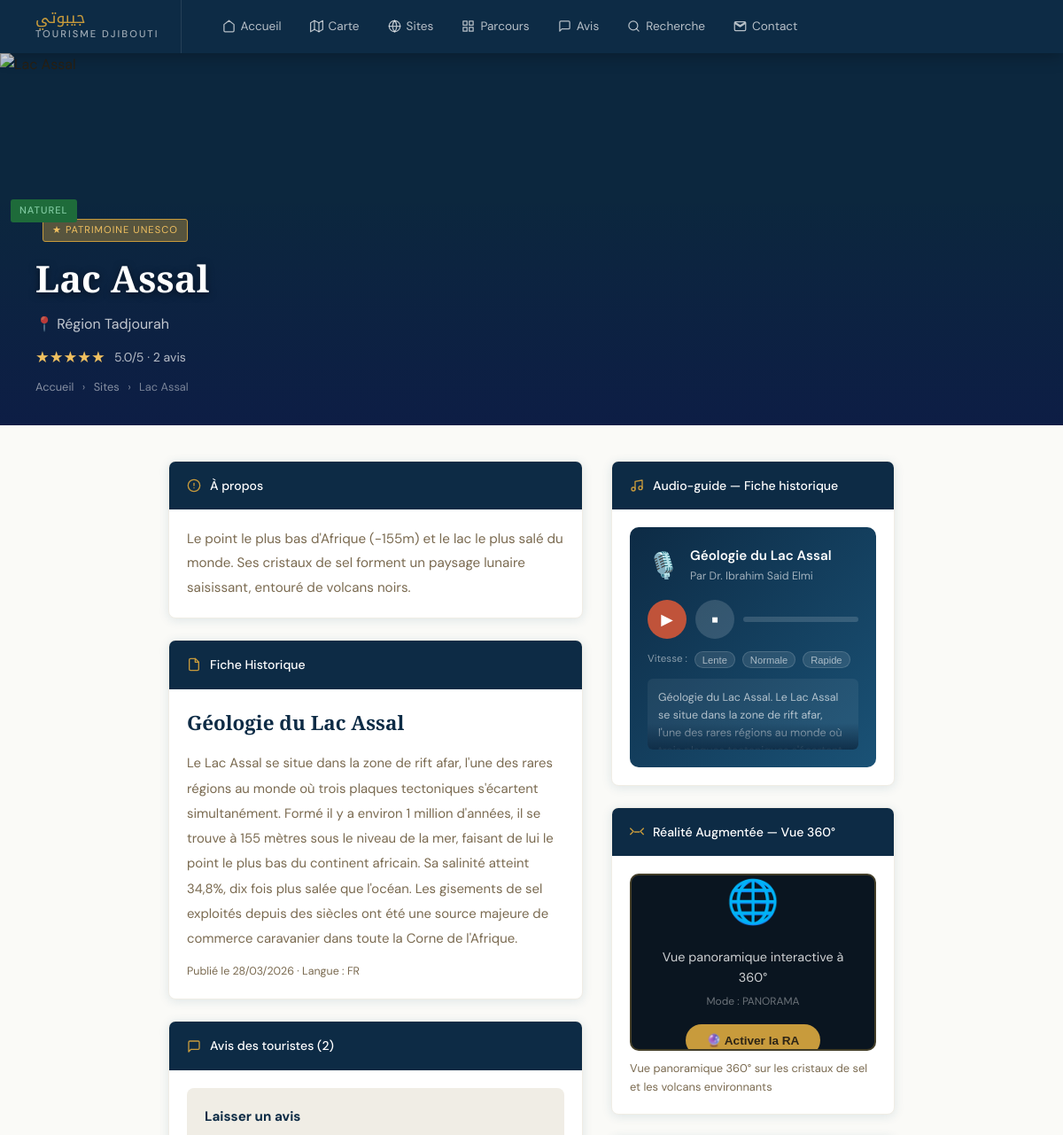
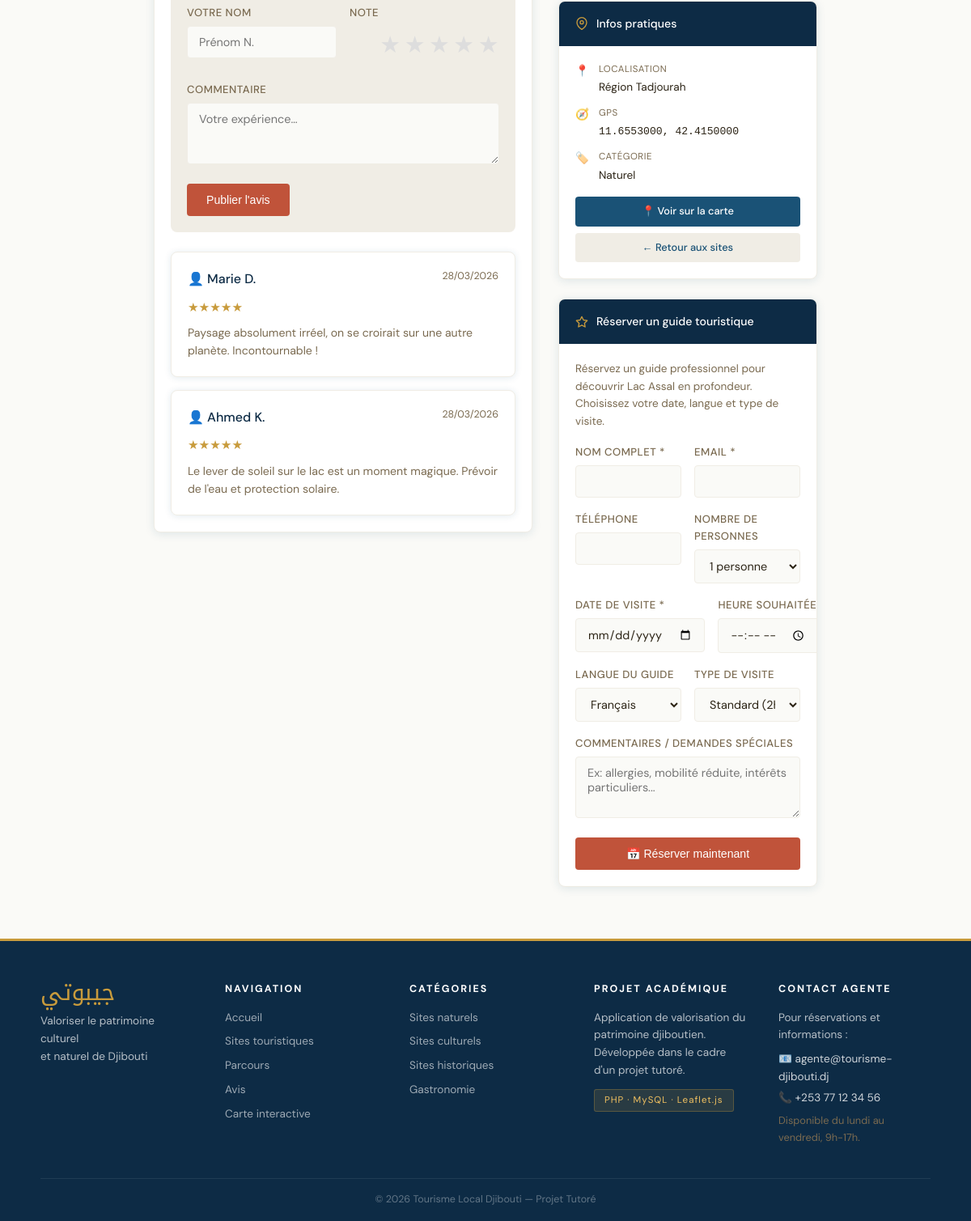
Screenshot of /site_detail.php?id=1 with the database file from the repository (2 pictures, top to bottom).
### tables this page shows
CREATE TABLE sites (
    id INT AUTO_INCREMENT PRIMARY KEY,
    nom VARCHAR(150) NOT NULL,
    description TEXT,
    categorie ENUM('naturel','culturel','historique','gastronomique') NOT NULL,
    latitude DECIMAL(10,7),
    longitude DECIMAL(10,7),
    adresse VARCHAR(200),
    photo VARCHAR(255),
    patrimoine BOOLEAN DEFAULT FALSE,
    actif BOOLEAN DEFAULT TRUE,
    date_creation TIMESTAMP DEFAULT CURRENT_TIMESTAMP
);

CREATE TABLE fiches_historiques (
    id INT AUTO_INCREMENT PRIMARY KEY,
    site_id INT NOT NULL,
    titre VARCHAR(200),
    contenu TEXT,
    langue ENUM('fr','ar','en','so') DEFAULT 'fr',
    date_creation TIMESTAMP DEFAULT CURRENT_TIMESTAMP,
    FOREIGN KEY (site_id) REFERENCES sites(id) ON DELETE CASCADE
);

CREATE TABLE avis (
    id INT AUTO_INCREMENT PRIMARY KEY,
    touriste_id INT,
    site_id INT NOT NULL,
    nom_visiteur VARCHAR(100),
    note TINYINT NOT NULL CHECK (note BETWEEN 1 AND 5),
    commentaire TEXT,
    date_avis TIMESTAMP DEFAULT CURRENT_TIMESTAMP,
    valide BOOLEAN DEFAULT TRUE,
    FOREIGN KEY (touriste_id) REFERENCES touristes(id) ON DELETE SET NULL,
    FOREIGN KEY (site_id) REFERENCES sites(id) ON DELETE CASCADE
);

CREATE TABLE audio_guides (
    id INT AUTO_INCREMENT PRIMARY KEY,
    site_id INT NOT NULL,
    titre VARCHAR(200),
    fichier_url VARCHAR(255),
    duree_sec INT,
    langue ENUM('fr','ar','en','so') DEFAULT 'fr',
    auteur VARCHAR(150),
    FOREIGN KEY (site_id) REFERENCES sites(id) ON DELETE CASCADE
);

CREATE TABLE realite_augmentee (
    id INT AUTO_INCREMENT PRIMARY KEY,
    site_id INT NOT NULL,
    type_overlay ENUM('reconstitution','annotation','faune','panorama') NOT NULL,
    description TEXT,
    modele_url VARCHAR(255),
    actif BOOLEAN DEFAULT TRUE,
    FOREIGN KEY (site_id) REFERENCES sites(id) ON DELETE CASCADE
);

### site_detail.php (the view, shortened to what the rows shown need)
<?php
require_once 'config/db.php';
$id = isset($_GET['id']) ? (int)$_GET['id'] : 0;
$stmt = $pdo->prepare("SELECT * FROM sites WHERE id = ? AND actif = 1");
$stmt->execute([$id]);
$site = $stmt->fetch();
$stmt = $pdo->prepare("SELECT * FROM fiches_historiques WHERE site_id = ? AND langue='fr' LIMIT 1");
$stmt->execute([$id]);
$fiche = $stmt->fetch();
$stmt = $pdo->prepare("SELECT * FROM audio_guides WHERE site_id = ? AND langue='fr' LIMIT 1");
$stmt->execute([$id]);
$audio = $stmt->fetch();
$stmt = $pdo->prepare("SELECT * FROM realite_augmentee WHERE site_id = ? AND actif=1 LIMIT 1");
$stmt->execute([$id]);
$ra = $stmt->fetch();
$stmt = $pdo->prepare("SELECT * FROM avis WHERE site_id = ? AND valide = 1 ORDER BY date_avis DESC");
$stmt->execute([$id]);
$avis_list = $stmt->fetchAll();
$stmt = $pdo->prepare("SELECT ROUND(AVG(note),1) AS moy, COUNT(*) AS nb FROM avis WHERE site_id=? AND valide=1");
$stmt->execute([$id]);
$note_info = $stmt->fetch();
$texte_tts = $fiche
    ? $fiche['titre'] . '. ' . $fiche['contenu']
    : ($site['nom'] . '. ' . $site['description']);
$ra_configs = [
    'panorama'       => ['icon'=>'🌐', 'label'=>'Vue 360°',          'color'=>'#1E6B3A', 'desc'=>'Vue panoramique interactive à 360°'],
    'reconstitution' => ['icon'=>'🏛️', 'label'=>'Reconstitution',    'color'=>'#8B5000', 'desc'=>'Reconstitution historique animée'],
    'faune'          => ['icon'=>'🦅', 'label'=>'Faune locale',       'color'=>'#2C5F2E', 'desc'=>'Identification de la faune endémique'],
    'annotation'     => ['icon'=>'📍', 'label'=>'Annotations',        'color'=>'#4A2060', 'desc'=>'Points d\'intérêt annotés'],
];
$ra_cfg = $ra ? ($ra_configs[$ra['type_overlay']] ?? $ra_configs['annotation']) : null;
include 'includes/header.php';
?>
<div class="site-image-wrap">
    <div class="site-image-caption">
        <div style="margin-bottom:8px;">
            <span class="card-badge badge-<?= $site['categorie'] ?>"><?= ucfirst($site['categorie']) ?></span>
            <?php if ($site['patrimoine']): ?>
            <span style="display:inline-block;margin-left:8px;background:rgba(200,155,60,0.4);border:1px solid var(--or);color:#F0C060;padding:3px 10px;border-radius:3px;font-size:0.7rem;letter-spacing:1px;">★ PATRIMOINE UNESCO</span>
            <?php endif; ?>
        </div>
        <h1 style="font-family:'Cormorant Garamond',serif;font-size:2.6rem;font-weight:600;text-shadow:0 2px 8px rgba(0,0,0,0.5);">
            <?= htmlspecialchars($site['nom']) ?>
        </h1>
        <?php if ($site['adresse']): ?>
        <p style="color:rgba(255,255,255,0.75);margin-top:6px;">📍 <?= htmlspecialchars($site['adresse']) ?></p>
        <?php endif; ?>
        <?php if ($note_info['nb'] > 0): ?>
        <div style="margin-top:10px;display:flex;align-items:center;gap:10px;">
            <span style="color:#F0C060;font-size:1.1rem;"><?= str_repeat('★', round($note_info['moy'])) ?><?= str_repeat('☆', 5-round($note_info['moy'])) ?></span>
            <span style="color:rgba(255,255,255,0.7);font-size:0.88rem;"><?= $note_info['moy'] ?>/5 · <?= $note_info['nb'] ?> avis</span>
        </div>
        <?php endif; ?>
        <div style="margin-top:10px;font-size:0.8rem;color:rgba(255,255,255,0.45);">
            <a href="index.php" style="color:rgba(255,255,255,0.5);text-decoration:none;">Accueil</a>
            <span style="margin:0 6px;">›</span>
            <a href="sites.php" style="color:rgba(255,255,255,0.5);text-decoration:none;">Sites</a>
            <span style="margin:0 6px;">›</span>
            <?= htmlspecialchars($site['nom']) ?>
        </div>
    </div>
</div>
<div class="site-detail-grid">
    <div>
        <div class="detail-card">
            <div class="detail-card-body">
                <p style="line-height:1.8;color:var(--texte-dim);font-size:0.95rem;"><?= htmlspecialchars($site['description']) ?></p>
            </div>
        </div>
        <?php if ($fiche): ?>
        <div class="detail-card">
            <div class="detail-card-header">
                <svg viewBox="0 0 24 24"><path d="M14 2H6a2 2 0 00-2 2v16a2 2 0 002 2h12a2 2 0 002-2V8z"/><polyline points="14 2 14 8 20 8"/></svg>
                Fiche Historique
            </div>
            <div class="detail-card-body">
                <h3 style="font-family:'Cormorant Garamond',serif;font-size:1.4rem;color:var(--ocean-deep);margin-bottom:14px;">
                    <?= htmlspecialchars($fiche['titre']) ?>
                </h3>
                <p id="fiche-contenu" style="line-height:1.9;color:var(--texte-dim);font-size:0.93rem;">
                    <?= nl2br(htmlspecialchars($fiche['contenu'])) ?>
                </p>
                <div style="margin-top:14px;font-size:0.78rem;color:var(--texte-dim);">
                    Publié le <?= date('d/m/Y', strtotime($fiche['date_creation'])) ?> · Langue : <?= strtoupper($fiche['langue']) ?>
                </div>
            </div>
        </div>
        <?php endif; ?>
        <div class="detail-card">
            <div class="detail-card-body">
                <?php if (empty($avis_list)): ?>
                    <p style="color:var(--texte-dim);font-size:0.88rem;">Soyez le premier à donner votre avis !</p>
                <?php else: ?>
                <div class="avis-list">
                    <?php foreach ($avis_list as $a): ?>
                    <div class="avis-card">
                        <div class="avis-header">
                            <span class="avis-author">👤 <?= htmlspecialchars($a['nom_visiteur'] ?? 'Anonyme') ?></span>
                            <span class="avis-date"><?= date('d/m/Y', strtotime($a['date_avis'])) ?></span>
                        </div>
                        <div class="avis-stars"><?= str_repeat('★',$a['note']) ?><?= str_repeat('☆',5-$a['note']) ?></div>
                        <div class="avis-text"><?= nl2br(htmlspecialchars($a['commentaire'])) ?></div>
                    </div>
                    <?php endforeach; ?>
                </div>
                <?php endif; ?>
            </div>
        </div>
    </div>
    <div>
        <div class="detail-card">
            <div class="detail-card-body">
                <div class="tts-player" id="tts-player">
                    <div class="tts-header">
                        <div class="tts-icon">🎙️</div>
                        <div>
                            <div class="tts-title">
                                <?= $fiche ? htmlspecialchars($fiche['titre']) : htmlspecialchars($site['nom']) ?>
                            </div>
                            <div class="tts-subtitle">
                                <?= $audio ? 'Par '.htmlspecialchars($audio['auteur']) : 'Lecture automatique de la fiche' ?>
                            </div>
                        </div>
                    </div>
                    <div class="tts-controls">
                        <button class="tts-btn" id="tts-play-btn" onclick="ttsToggle()" title="Lire / Pause">▶</button>
                        <button class="tts-btn" onclick="ttsStop()" style="background:rgba(255,255,255,0.15);font-size:0.9rem;" title="Arrêter">⏹</button>
                        <div class="tts-progress-bar">
                        </div>
                    </div>
                    <div style="display:flex;gap:8px;margin-bottom:10px;flex-wrap:wrap;">
                        <span style="font-size:0.72rem;color:rgba(255,255,255,0.5);">Vitesse :</span>
                        <?php
                        $vitesses = [
                            ['val' => '0.8', 'label' => 'Lente'],
                            ['val' => '1.0', 'label' => 'Normale'],
                            ['val' => '1.3', 'label' => 'Rapide'],
                        ];
                        foreach ($vitesses as $vitesse): ?>
                        <button onclick="ttsSetRate(<?= $vitesse['val'] ?>)" class="tts-speed-btn"
                            style="padding:2px 8px;background:rgba(255,255,255,0.1);color:rgba(255,255,255,0.6);border:1px solid rgba(255,255,255,0.15);border-radius:10px;font-size:0.7rem;cursor:pointer;"
                            data-rate="<?= $vitesse['val'] ?>"><?= $vitesse['label'] ?></button>
                        <?php endforeach; ?>
                    </div>
                    <div class="tts-text-preview" id="tts-preview">
                        <?= htmlspecialchars(mb_strimwidth(strip_tags($texte_tts), 0, 200)) ?>…
                    </div>
                </div>
            </div>
        </div>
        <?php if ($ra && $ra_cfg): ?>
        <div class="detail-card">
            <div class="detail-card-header">
                <svg viewBox="0 0 24 24"><path d="M1 6l5 5-5 5M23 6l-5 5 5 5M8 12h8"/></svg>
                Réalité Augmentée — <?= $ra_cfg['label'] ?>
            </div>
            <div class="detail-card-body">
                <div class="ra-box" id="ra-box">
                    <div class="ra-idle" id="ra-idle">
                        <div class="ra-big-icon"><?= $ra_cfg['icon'] ?></div>
                        <div style="font-size:0.9rem;color:rgba(255,255,255,0.8);margin-bottom:6px;">
                            <?= htmlspecialchars($ra_cfg['desc']) ?>
                        </div>
                        <div style="font-size:0.75rem;color:rgba(255,255,255,0.4);">
                            Mode : <?= strtoupper($ra['type_overlay']) ?>
                        </div>
                        <button class="ra-btn-start" onclick="lancerRA()">
                            🔮 Activer la RA
                        </button>
                    </div>
                </div>
                <?php if ($ra['description']): ?>
                <p style="font-size:0.8rem;color:var(--texte-dim);margin-top:10px;"><?= htmlspecialchars($ra['description']) ?></p>
                <?php endif; ?>
            </div>
        </div>
        <?php endif; ?>
        <div class="detail-card">
            <div class="detail-card-body">
                <div style="display:flex;flex-direction:column;gap:12px;font-size:0.85rem;">
                    <div style="display:flex;gap:12px;">
                        <span>📍</span>
                        <div>
                            <div style="color:var(--texte-dim);font-size:0.72rem;text-transform:uppercase;letter-spacing:0.5px;margin-bottom:2px;">Localisation</div>
                            <?= htmlspecialchars($site['adresse'] ?? 'Djibouti') ?>
                        </div>
                    </div>
                    <?php if ($site['latitude']): ?>
                    <div style="display:flex;gap:12px;">
                        <span>🧭</span>
                        <div>
                            <div style="color:var(--texte-dim);font-size:0.72rem;text-transform:uppercase;letter-spacing:0.5px;margin-bottom:2px;">GPS</div>
                            <span style="font-family:monospace;font-size:0.82rem;"><?= $site['latitude'] ?>, <?= $site['longitude'] ?></span>
                        </div>
                    </div>
                    <?php endif; ?>
                    <div style="display:flex;gap:12px;">
                        <span>🏷️</span>
                        <div>
                            <div style="color:var(--texte-dim);font-size:0.72rem;text-transform:uppercase;letter-spacing:0.5px;margin-bottom:2px;">Catégorie</div>
                            <?= ucfirst($site['categorie']) ?>
                        </div>
                    </div>
                </div>
            </div>
        </div>
        <div class="detail-card">
            <div class="detail-card-body">
                <p style="font-size:0.85rem;color:var(--texte-dim);margin-bottom:16px;">
                    Réservez un guide professionnel pour découvrir <?= htmlspecialchars($site['nom']) ?> en profondeur.
                    Choisissez votre date, langue et type de visite.
                </p>
                <form method="post" class="reservation-form">
                    <div class="form-row">
                    </div>
                    <div class="form-row">
                    </div>
                    <div class="form-row">
                    </div>
                    <div class="form-row">
                    </div>
                    <div class="form-group">
                    </div>
                    <button type="submit" name="soumettre_reservation" class="btn btn-primary" style="width:100%;justify-content:center;">
                    </button>
                </form>
            </div>
        </div>
    </div>
</div>
<?php include 'includes/footer.php'; ?>

### rows the page displays
sites: categorie "NATUREL", nom "Lac Assal", adresse "Région Tadjourah", description "Le point le plus bas d'Afrique (-155m) et le lac le plus salé du monde. Ses cristaux de sel forment un paysage lunaire saisissant, entouré de volcans noirs.", latitude "11.6553000", longitude "42.4150000", categorie "Naturel"
fiches_historiques: titre "Géologie du Lac Assal", contenu "Le Lac Assal se situe dans la zone de rift afar, l'une des rares régions au monde où trois plaques tectoniques s'écartent simultanément. Formé il y a environ 1 million d'années, il se trouve à 155 mètres sous le niveau de la mer, faisant de lui le point le plus bas du continent africain. Sa salinité atteint 34,8%, dix fois plus salée que l'océan. Les gisements de sel exploités depuis des siècles ont été une source majeure de commerce caravanier dans toute la Corne de l'Afrique.", date_creation "28/03/2026", langue "FR", mb_strimwidth(strip_tags($texte_tts), 0, 200) "Géologie du Lac Assal. Le Lac Assal se situe dans la zone de rift afar, l'une des rares régions au monde où…"
avis: nom_visiteur "Marie D.", date_avis "28/03/2026", note "★★★★★", commentaire "Paysage absolument irréel, on se croirait sur une autre planète. Incontournable !"
avis: nom_visiteur "Ahmed K.", date_avis "28/03/2026", note "★★★★★", commentaire "Le lever de soleil sur le lac est un moment magique. Prévoir de l'eau et protection solaire."
audio_guides: auteur "Dr. Ibrahim Said Elmi"
realite_augmentee: type_overlay "Vue 360°", type_overlay "🌐", type_overlay "Vue panoramique interactive à 360°", type_overlay "PANORAMA", description "Vue panoramique 360° sur les cristaux de sel et les volcans environnants"

### other values shown
str_repeat('★', round($note_info['moy'])) "★★★★★"
$note_info['moy'] "5.0"
$note_info['nb'] "2"
count($avis_list) "2"
$vitesse['label'] "Lente"
$vitesse['label'] "Normale"
$vitesse['label'] "Rapide"
